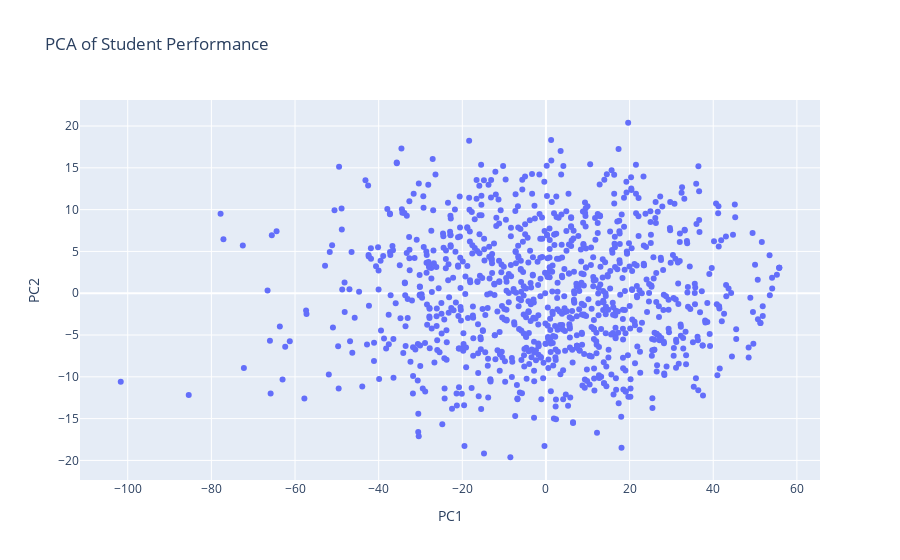

The notebook cell this image was saved under:
### Code cell
import plotly.express as px
from sklearn.decomposition import PCA

# Performing PCA
pca = PCA(n_components=2)
principal_components = pca.fit_transform(numerical_data)

# Creating a DataFrame for the PCA results
pca_df = pd.DataFrame(data=principal_components, columns=['Principal Component 1', 'Principal Component 2'])

# Adding original scores as hover_data
pca_df['Math Score'] = data['math score']
pca_df['Reading Score'] = data['reading score']
pca_df['Writing Score'] = data['writing score']

# Create a scatter plot using Plotly
fig = px.scatter(
    pca_df, 
    x='Principal Component 1', 
    y='Principal Component 2', 
    hover_data=['Math Score', 'Reading Score', 'Writing Score'], 
    title='PCA of Student Performance',
    labels={'Principal Component 1': 'PC1', 'Principal Component 2': 'PC2'}
)

# Show the plot
fig.show()

### Figure 1 — Plotly figure (JSON) as saved in the notebook; plotly's stock layout.template omitted (floating-point values rounded to 4 significant figures; data arrays with more than 128 entries replaced by an {"elided": "..."} marker saying what was removed)
{"data": [{"customdata": {"elided": "1000x3 int values"}, "hovertemplate": "PC1=%{x}<br>PC2=%{y}<br>Math Score=%{customdata[0]}<br>Reading Score=%{customdata[1]}<br>Writing Score=%{customdata[2]}<extra></extra>", "legendgroup": "", "marker": {"color": "#636efa", "symbol": "circle"}, "mode": "markers", "name": "", "orientation": "v", "showlegend": false, "type": "scatter", "x": {"elided": "1000 float values"}, "xaxis": "x", "y": {"elided": "1000 float values"}, "yaxis": "y"}], "layout": {"legend": {"tracegroupgap": 0}, "title": {"text": "PCA of Student Performance"}, "xaxis": {"anchor": "y", "domain": [0, 1], "title": {"text": "PC1"}}, "yaxis": {"anchor": "x", "domain": [0, 1], "title": {"text": "PC2"}}}}
